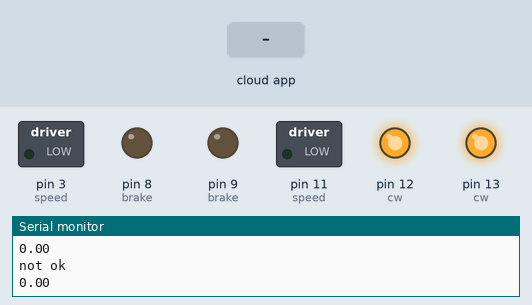
This sketch was run on a simulated Arduino Uno, built with avr-gcc and run on an emulated ATmega328P. Parts: switched loads named in the sketch (green lamp = pin HIGH), output pins drawn as LEDs (lit = HIGH), the last lines printed to the serial monitor. The inputs (shaded band) are chosen by the test bench. The ROS host is connected and sends only what is stated.

Above: at 4.8 s.
4.9 s: the phone or cloud app sets your_topic to -100
At 8.0 s:
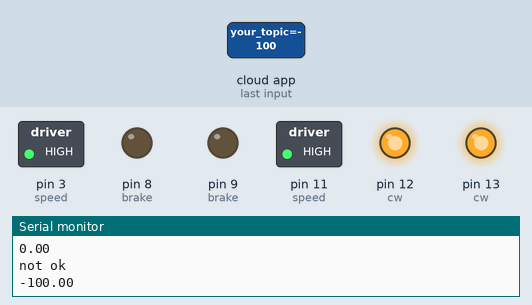
8.6 s: the phone or cloud app sets your_topic to 0
At 11.1 s:
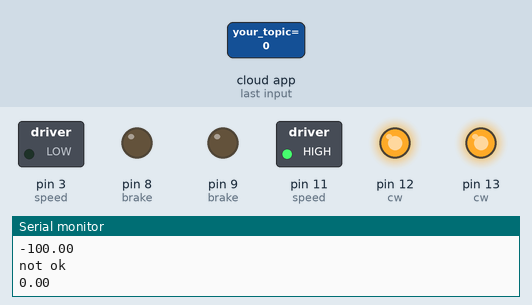
12.8 s: the phone or cloud app sets your_topic to 100
At 15.1 s:
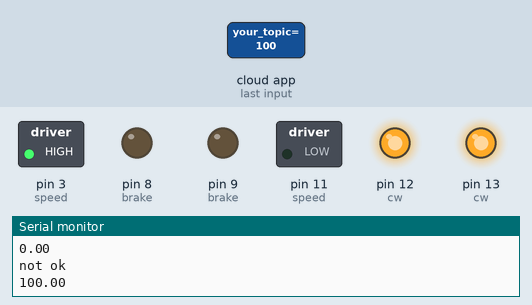
Timing chart, 0 to 16.9 s (numbered marks = the images above; inputs shaded):
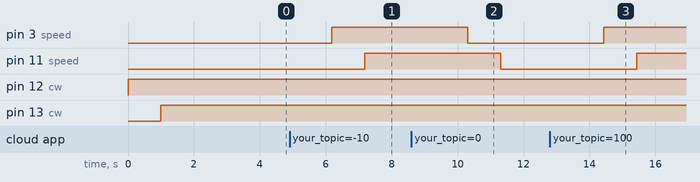

Measured:
- after the input at 4.9 s, pin 3 (speed): LOW → HIGH after 1.3 s; pin 11 (speed): LOW → HIGH after 2.3 s
- after the input at 8.6 s, pin 3 (speed): HIGH → LOW after 1.7 s; pin 11 (speed): HIGH → LOW after 2.7 s
- after the input at 12.8 s, pin 3 (speed): LOW → HIGH after 1.6 s; pin 11 (speed): LOW → HIGH after 2.6 s

The sketch:

run_motor_sub.ino
```cpp
/*
 * rosserial::std_msgs::Float64 Test
 * Receives a Float64 input, subtracts 1.0, and publishes it
 */

#include <ros.h>
#include <std_msgs/Float64.h>


//To communicate with ros system,setting an nodehandle
ros::NodeHandle nh;


std_msgs::Float64 test;
void messageCb( const std_msgs::Float64& msg)
{
  test.data = msg.data;

}


ros::Subscriber<std_msgs::Float64> s("your_topic", &messageCb);


void setup()
{
  //motorA
  pinMode(12, OUTPUT);//cw,ccw
  pinMode(3, OUTPUT);//speed
  pinMode(9, OUTPUT);//brake
  //motorB
  pinMode(13, OUTPUT);//cw,ccw
  pinMode(11, OUTPUT);//speed
  pinMode(8, OUTPUT);//brake
  nh.initNode();
  nh.subscribe(s);
  Serial.begin(57600);
}

void loop()
{

  if(test.data==250)
  {
    Serial.println("ok");
  }
  else
  {
    Serial.println("not ok");
    Serial.println(test.data);
  }

  digitalWrite(12,1);
  digitalWrite(3,test.data);
  delay(1000);

  digitalWrite(13,1);
  digitalWrite(11,test.data);
  delay(1000);
  //function for starting callback function
  //when message is subscribed, start callback function
  nh.spinOnce();

  delay(60);
}
```
